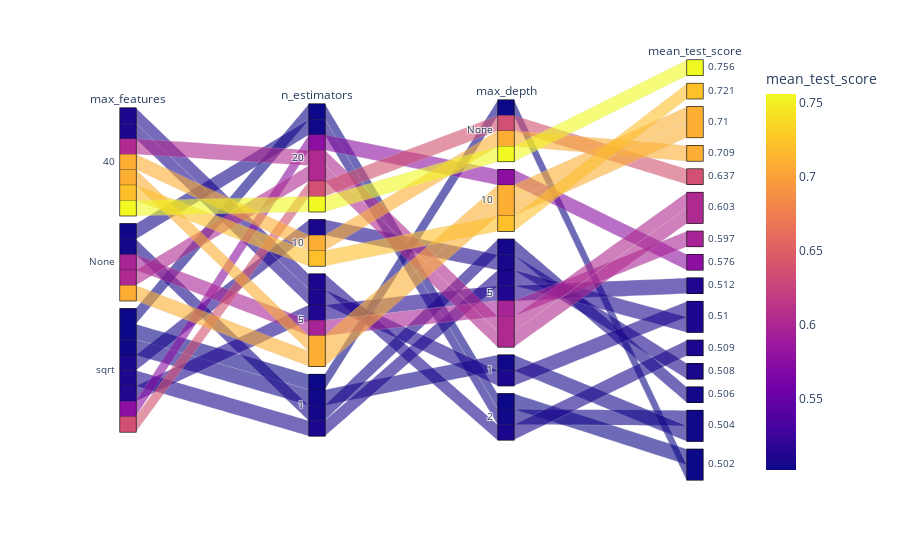

Notebook code for this chart:
### Markdown cell above
### Visualization of parameterized grid search result

### Code cell
import plotly.express as px

fig = px.parallel_categories(
    df_cv_rf.iloc[:,:-1],
    color='mean_test_score'
)
fig.show()

### Figure 1 — Plotly figure (JSON) as saved in the notebook; plotly's stock layout.template omitted (floating-point values rounded to 4 significant figures)
{"data": [{"dimensions": [{"label": "max_features", "values": [40, 40, 40, "None", 40, "sqrt", "None", 40, "None", "sqrt", "sqrt", "sqrt", 40, 40, "sqrt", "None", "sqrt", "None", "sqrt", "sqrt"]}, {"label": "n_estimators", "values": [20, 10, 5, 5, 10, 20, 20, 20, 5, 20, 5, 1, 5, 5, 10, 1, 1, 20, 1, 20]}, {"label": "max_depth", "values": ["None", 10, 10, 10, "None", "None", 5, 5, 5, 10, 5, 5, 1, 2, 5, 5, 1, 2, "None", 2]}, {"label": "mean_test_score", "values": [0.756, 0.721, 0.71, 0.71, 0.709, 0.637, 0.603, 0.603, 0.597, 0.576, 0.512, 0.51, 0.51, 0.509, 0.508, 0.506, 0.504, 0.504, 0.502, 0.502]}], "domain": {"x": [0, 1], "y": [0, 1]}, "line": {"color": [0.756, 0.721, 0.71, 0.71, 0.709, 0.637, 0.603, 0.603, 0.597, 0.576, 0.512, 0.51, 0.51, 0.509, 0.508, 0.506, 0.504, 0.504, 0.502, 0.502], "coloraxis": "coloraxis"}, "name": "", "type": "parcats"}], "layout": {"coloraxis": {"colorbar": {"title": {"text": "mean_test_score"}}, "colorscale": [[0, "#0d0887"], [0.1111, "#46039f"], [0.2222, "#7201a8"], [0.3333, "#9c179e"], [0.4444, "#bd3786"], [0.5556, "#d8576b"], [0.6667, "#ed7953"], [0.7778, "#fb9f3a"], [0.8889, "#fdca26"], [1, "#f0f921"]]}, "legend": {"tracegroupgap": 0}, "margin": {"t": 60}}}
